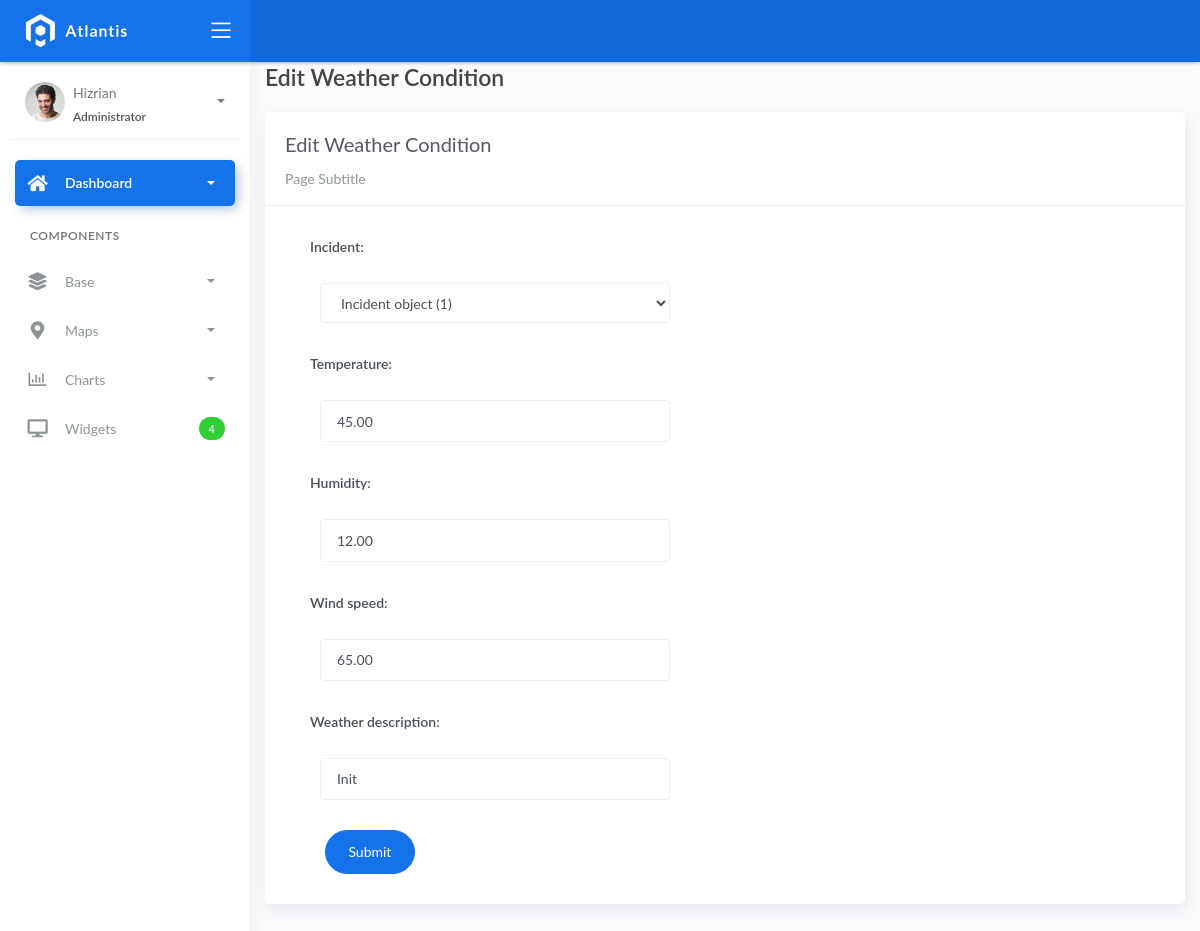
/weatherCondition_list/1, run on the app's committed database.
### fire/models.py (models this page shows)
class BaseModel(models.Model):
    created_at = models.DateTimeField(auto_now_add=True, db_index=True)
    updated_at = models.DateTimeField(auto_now=True)
    class Meta:
        abstract = True

class WeatherConditions(BaseModel):
    incident = models.ForeignKey(Incident, on_delete=models.CASCADE)
    temperature = models.DecimalField(max_digits=10, decimal_places=2)
    humidity = models.DecimalField(max_digits=10, decimal_places=2)
    wind_speed = models.DecimalField(max_digits=10, decimal_places=2)
    weather_description = models.CharField(max_length=150)

### fire/views.py (the view, shortened to what this page needs)
# urls.py: path('weatherCondition_list/<pk>', WeatherConditionUpdateView.as_view(), name='weatherCondition-update'),
class WeatherConditionUpdateView(UpdateView):
    model = WeatherConditions
    fields = "__all__"
    context_object_name = "weatherCondition"
    template_name = 'weatherCondition_edit.html'
    success_url = reverse_lazy('weatherCondition-list')

### templates/weatherCondition_edit.html
{% extends 'base.html' %} {% load static %} {% block content %}
<div class="content">
    <div class="container-fluid">
        <h4 class="page-title">Edit Weather Condition</h4>
        <div class="row">
            <div class="col-md-12">
                <div class="card">
                    <div class="card-header">
                        <div class="card-title">Edit Weather Condition</div>
                        <div class="card-category">Page Subtitle</div>
                    </div>
                    <div class="col-md-6">
                        <div class="card-body">
                            <form class="" action="" method="post" novalidate>
                                {% csrf_token %} {% include 'includes/form.html' %}
                                <div class="form-group">
                                    <div class="col-md-12 col-sm-3">
                                        <button type="submit" class="btn btn-primary btn-rounded">Submit</button>
                                    </div>
                                </div>
                            </form>
                        </div>
                    </div>
                </div>
            </div>
        </div>
    </div>
</div>
{% endblock %}

### templates/includes/form.html (shortened to what this page needs)
{% load widget_tweaks %}
{% for field in form %}
<div class="field item form-group">
    <label>{{ field.label_tag }}</label>
  <div class="form-group">
    {% render_field field class="form-control" %}
  </div>
</div>
{% endfor %}

### data on the page
WeatherConditions: incident "Incident object (1)" "45.00" "12.00" "65.00" "Init"

### other printed values
{{ field.label_tag }} "Incident:" "Temperature:" "Humidity:" "Wind speed:" "Weather description:"
